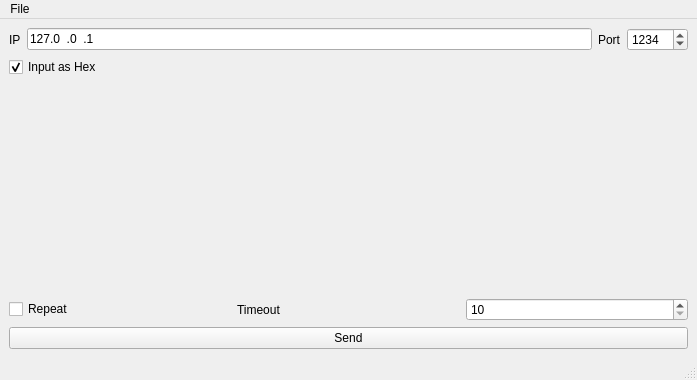
<?xml version="1.0" encoding="UTF-8"?>
<ui version="4.0">
 <class>MainWindow</class>
 <widget class="QMainWindow" name="MainWindow">
  <property name="geometry">
   <rect>
    <x>0</x>
    <y>0</y>
    <width>697</width>
    <height>380</height>
   </rect>
  </property>
  <property name="windowTitle">
   <string>send2udp</string>
  </property>
  <widget class="QWidget" name="centralwidget">
   <layout class="QVBoxLayout" name="verticalLayout">
    <item>
     <layout class="QGridLayout" name="gridLayout">
      <property name="topMargin">
       <number>0</number>
      </property>
      <item row="0" column="0">
       <widget class="QLabel" name="label">
        <property name="text">
         <string>IP</string>
        </property>
       </widget>
      </item>
      <item row="0" column="1">
       <widget class="QLineEdit" name="leIP">
        <property name="inputMask">
         <string>999.999.999.999</string>
        </property>
        <property name="text">
         <string>127.0.0.1</string>
        </property>
       </widget>
      </item>
      <item row="0" column="2">
       <widget class="QLabel" name="label_2">
        <property name="text">
         <string>Port</string>
        </property>
       </widget>
      </item>
      <item row="0" column="3">
       <widget class="QSpinBox" name="sbPort">
        <property name="minimum">
         <number>1</number>
        </property>
        <property name="maximum">
         <number>65535</number>
        </property>
        <property name="value">
         <number>1234</number>
        </property>
       </widget>
      </item>
     </layout>
    </item>
    <item>
     <widget class="QCheckBox" name="chbInputAsHex">
      <property name="text">
       <string>Input as Hex</string>
      </property>
      <property name="checked">
       <bool>true</bool>
      </property>
     </widget>
    </item>
    <item>
     <widget class="CustomHexEditor" name="wHex" native="true">
      <property name="sizePolicy">
       <sizepolicy hsizetype="Expanding" vsizetype="Expanding">
        <horstretch>0</horstretch>
        <verstretch>0</verstretch>
       </sizepolicy>
      </property>
      <property name="minimumSize">
       <size>
        <width>0</width>
        <height>100</height>
       </size>
      </property>
     </widget>
    </item>
    <item>
     <layout class="QGridLayout" name="gridLayout_2">
      <property name="topMargin">
       <number>0</number>
      </property>
      <item row="0" column="0">
       <widget class="QCheckBox" name="checkBox">
        <property name="text">
         <string>Repeat</string>
        </property>
       </widget>
      </item>
      <item row="0" column="1">
       <widget class="QLabel" name="label_3">
        <property name="text">
         <string>Timeout</string>
        </property>
       </widget>
      </item>
      <item row="0" column="2">
       <widget class="QSpinBox" name="sbTimeout">
        <property name="minimum">
         <number>10</number>
        </property>
        <property name="maximum">
         <number>99999999</number>
        </property>
       </widget>
      </item>
     </layout>
    </item>
    <item>
     <widget class="QPushButton" name="pbSendData">
      <property name="text">
       <string>Send</string>
      </property>
     </widget>
    </item>
   </layout>
  </widget>
  <widget class="QMenuBar" name="menubar">
   <property name="geometry">
    <rect>
     <x>0</x>
     <y>0</y>
     <width>697</width>
     <height>22</height>
    </rect>
   </property>
   <widget class="QMenu" name="menuFiler">
    <property name="title">
     <string>File</string>
    </property>
    <addaction name="actionOpen"/>
   </widget>
   <addaction name="menuFiler"/>
  </widget>
  <widget class="QStatusBar" name="statusbar"/>
  <action name="actionOpen">
   <property name="text">
    <string>Open</string>
   </property>
  </action>
 </widget>
 <customwidgets>
  <customwidget>
   <class>CustomHexEditor</class>
   <extends>QWidget</extends>
   <header>customhexeditor.h</header>
   <container>1</container>
  </customwidget>
 </customwidgets>
 <resources/>
 <connections/>
</ui>
